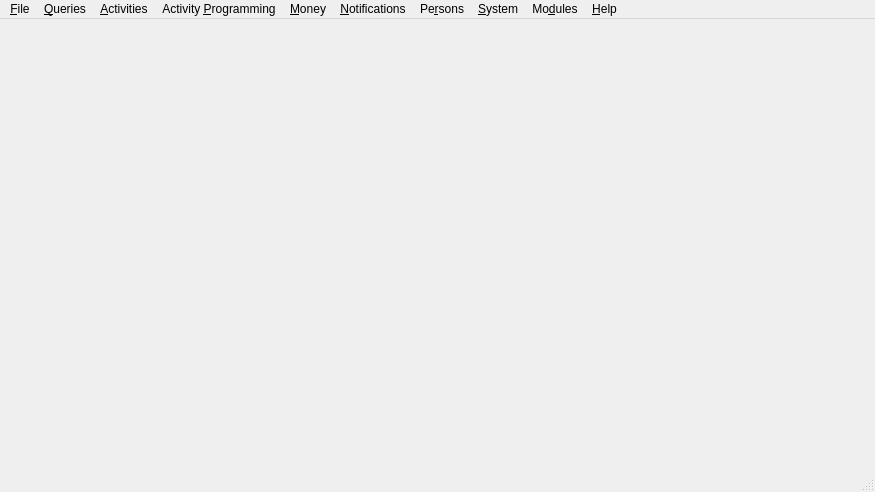
<?xml version="1.0" encoding="UTF-8"?>
<ui version="4.0">
 <class>MainWindow</class>
 <widget class="QMainWindow" name="MainWindow">
  <property name="enabled">
   <bool>true</bool>
  </property>
  <property name="geometry">
   <rect>
    <x>0</x>
    <y>0</y>
    <width>875</width>
    <height>492</height>
   </rect>
  </property>
  <property name="windowTitle">
   <string>Cattle</string>
  </property>
  <widget class="QWidget" name="centralwidget"/>
  <widget class="QMenuBar" name="menubar">
   <property name="geometry">
    <rect>
     <x>0</x>
     <y>0</y>
     <width>875</width>
     <height>22</height>
    </rect>
   </property>
   <widget class="QMenu" name="menuFile">
    <property name="title">
     <string>&amp;File</string>
    </property>
    <addaction name="action_Import"/>
    <addaction name="action_Export"/>
    <addaction name="action_Print"/>
    <addaction name="separator"/>
    <addaction name="action_Quit"/>
   </widget>
   <widget class="QMenu" name="menu_Queries">
    <property name="title">
     <string>&amp;Queries</string>
    </property>
    <addaction name="action_Animal_Count"/>
    <addaction name="action_Status"/>
    <addaction name="action_Localization"/>
    <addaction name="separator"/>
    <addaction name="action_Reports"/>
   </widget>
   <widget class="QMenu" name="menu_Activities">
    <property name="title">
     <string>&amp;Activities</string>
    </property>
    <widget class="QMenu" name="menu_Health">
     <property name="title">
      <string>&amp;Health</string>
     </property>
     <addaction name="action_Application"/>
     <addaction name="action_Procedure"/>
     <addaction name="action_Curing"/>
     <addaction name="action_Vital_Parameters"/>
     <addaction name="action_Semen_Extraction"/>
     <addaction name="separator"/>
     <addaction name="action_Reports_2"/>
    </widget>
    <widget class="QMenu" name="menu_Livestock_Management">
     <property name="title">
      <string>&amp;Livestock Management</string>
     </property>
     <addaction name="action_Inventory"/>
     <addaction name="action_Status_2"/>
     <addaction name="action_Castration"/>
     <addaction name="action_Weaning"/>
     <addaction name="actionMo_vements"/>
     <addaction name="actionMil_king"/>
     <addaction name="separator"/>
     <addaction name="action_Reports_3"/>
    </widget>
    <addaction name="menu_Health"/>
    <addaction name="menu_Livestock_Management"/>
    <addaction name="action_Parameter_Setting"/>
   </widget>
   <widget class="QMenu" name="menuActivity_Programming">
    <property name="title">
     <string>Activity &amp;Programming</string>
    </property>
    <addaction name="action_Health_2"/>
    <addaction name="action_Livestock_Management_2"/>
    <addaction name="separator"/>
    <addaction name="action_Reports_4"/>
   </widget>
   <widget class="QMenu" name="menu_Money">
    <property name="title">
     <string>&amp;Money</string>
    </property>
    <addaction name="action_Purchase"/>
    <addaction name="action_Sale"/>
    <addaction name="action_Exchange"/>
    <addaction name="action_Cession"/>
    <addaction name="separator"/>
    <addaction name="action_Banks"/>
    <addaction name="action_People"/>
    <addaction name="separator"/>
    <addaction name="actionC_lients"/>
    <addaction name="action_Suppliers"/>
    <addaction name="separator"/>
    <addaction name="action_Reports_5"/>
   </widget>
   <widget class="QMenu" name="menu_Notifications">
    <property name="title">
     <string>&amp;Notifications</string>
    </property>
    <addaction name="action_Import_2"/>
   </widget>
   <widget class="QMenu" name="menuPe_rsons">
    <property name="title">
     <string>Pe&amp;rsons</string>
    </property>
    <addaction name="action_Import_3"/>
    <addaction name="separator"/>
    <addaction name="action_Reports_6"/>
   </widget>
   <widget class="QMenu" name="menu_System">
    <property name="title">
     <string>&amp;System</string>
    </property>
    <addaction name="action_Import_4"/>
   </widget>
   <widget class="QMenu" name="menu_Modules">
    <property name="title">
     <string>Mo&amp;dules</string>
    </property>
    <addaction name="action_Bovine"/>
    <addaction name="action_Caprine"/>
    <addaction name="action_Ovine"/>
    <addaction name="action_Porcine"/>
    <addaction name="action_Equine"/>
   </widget>
   <widget class="QMenu" name="menu_Help">
    <property name="title">
     <string>&amp;Help</string>
    </property>
    <addaction name="action_About"/>
    <addaction name="separator"/>
    <addaction name="action_Test_Panel"/>
   </widget>
   <addaction name="menuFile"/>
   <addaction name="menu_Queries"/>
   <addaction name="menu_Activities"/>
   <addaction name="menuActivity_Programming"/>
   <addaction name="menu_Money"/>
   <addaction name="menu_Notifications"/>
   <addaction name="menuPe_rsons"/>
   <addaction name="menu_System"/>
   <addaction name="menu_Modules"/>
   <addaction name="menu_Help"/>
  </widget>
  <widget class="QStatusBar" name="statusbar"/>
  <action name="action_About">
   <property name="text">
    <string>&amp;About...</string>
   </property>
  </action>
  <action name="action_Import">
   <property name="text">
    <string>&amp;Import</string>
   </property>
  </action>
  <action name="action_Export">
   <property name="text">
    <string>&amp;Export...</string>
   </property>
  </action>
  <action name="action_Print">
   <property name="text">
    <string>&amp;Print...</string>
   </property>
  </action>
  <action name="action_Animal_Count">
   <property name="text">
    <string>&amp;Animal Count...</string>
   </property>
  </action>
  <action name="action_Status">
   <property name="text">
    <string>&amp;Status...</string>
   </property>
  </action>
  <action name="action_Localization">
   <property name="text">
    <string>&amp;Localization...</string>
   </property>
  </action>
  <action name="action_Parameter_Setting">
   <property name="text">
    <string>&amp;Parameter Setting...</string>
   </property>
  </action>
  <action name="action_Quit">
   <property name="text">
    <string>&amp;Quit</string>
   </property>
  </action>
  <action name="action_Reports">
   <property name="text">
    <string>&amp;Reports</string>
   </property>
  </action>
  <action name="action_Application">
   <property name="text">
    <string>&amp;Application...</string>
   </property>
  </action>
  <action name="action_Procedure">
   <property name="text">
    <string>&amp;Procedure...</string>
   </property>
  </action>
  <action name="action_Curing">
   <property name="text">
    <string>&amp;Curing...</string>
   </property>
  </action>
  <action name="action_Vital_Parameters">
   <property name="text">
    <string>&amp;Vital Parameters...</string>
   </property>
  </action>
  <action name="action_Semen_Extraction">
   <property name="text">
    <string>&amp;Semen Extraction...</string>
   </property>
  </action>
  <action name="action_Reports_2">
   <property name="text">
    <string>&amp;Reports...</string>
   </property>
  </action>
  <action name="action_Inventory">
   <property name="text">
    <string>&amp;Inventory...</string>
   </property>
  </action>
  <action name="action_Status_2">
   <property name="text">
    <string>&amp;Status...</string>
   </property>
  </action>
  <action name="action_Castration">
   <property name="text">
    <string>&amp;Castration...</string>
   </property>
  </action>
  <action name="action_Weaning">
   <property name="text">
    <string>&amp;Weaning...</string>
   </property>
  </action>
  <action name="actionMo_vements">
   <property name="text">
    <string>&amp;Movements...</string>
   </property>
  </action>
  <action name="actionMil_king">
   <property name="text">
    <string>Mil&amp;king...</string>
   </property>
  </action>
  <action name="action_Reports_3">
   <property name="text">
    <string>&amp;Reports...</string>
   </property>
  </action>
  <action name="action_Health_2">
   <property name="text">
    <string>&amp;Health...</string>
   </property>
  </action>
  <action name="action_Livestock_Management_2">
   <property name="text">
    <string>&amp;Livestock Management...</string>
   </property>
  </action>
  <action name="action_Reports_4">
   <property name="text">
    <string>&amp;Reports...</string>
   </property>
  </action>
  <action name="action_Purchase">
   <property name="text">
    <string>&amp;Purchase...</string>
   </property>
  </action>
  <action name="action_Sale">
   <property name="text">
    <string>&amp;Sale...</string>
   </property>
  </action>
  <action name="action_Exchange">
   <property name="text">
    <string>&amp;Exchange...</string>
   </property>
  </action>
  <action name="action_Cession">
   <property name="text">
    <string>&amp;Cession...</string>
   </property>
  </action>
  <action name="action_Banks">
   <property name="text">
    <string>&amp;Banks...</string>
   </property>
  </action>
  <action name="action_People">
   <property name="text">
    <string>&amp;People...</string>
   </property>
  </action>
  <action name="actionC_lients">
   <property name="text">
    <string>C&amp;lients...</string>
   </property>
  </action>
  <action name="action_Suppliers">
   <property name="text">
    <string>&amp;Suppliers...</string>
   </property>
  </action>
  <action name="action_Reports_5">
   <property name="text">
    <string>&amp;Reports...</string>
   </property>
  </action>
  <action name="action_Import_2">
   <property name="text">
    <string>&amp;Import..</string>
   </property>
  </action>
  <action name="action_Import_3">
   <property name="text">
    <string>&amp;Import...</string>
   </property>
  </action>
  <action name="action_Reports_6">
   <property name="text">
    <string>&amp;Reports...</string>
   </property>
  </action>
  <action name="action_Import_4">
   <property name="text">
    <string>&amp;Import...</string>
   </property>
  </action>
  <action name="action_Bovine">
   <property name="checkable">
    <bool>true</bool>
   </property>
   <property name="checked">
    <bool>true</bool>
   </property>
   <property name="text">
    <string>&amp;Bovine</string>
   </property>
  </action>
  <action name="action_Caprine">
   <property name="checkable">
    <bool>true</bool>
   </property>
   <property name="text">
    <string>&amp;Caprine</string>
   </property>
  </action>
  <action name="action_Ovine">
   <property name="checkable">
    <bool>true</bool>
   </property>
   <property name="text">
    <string>&amp;Ovine</string>
   </property>
  </action>
  <action name="action_Porcine">
   <property name="checkable">
    <bool>true</bool>
   </property>
   <property name="enabled">
    <bool>false</bool>
   </property>
   <property name="text">
    <string>&amp;Porcine</string>
   </property>
  </action>
  <action name="action_Equine">
   <property name="checkable">
    <bool>true</bool>
   </property>
   <property name="enabled">
    <bool>false</bool>
   </property>
   <property name="text">
    <string>&amp;Equine</string>
   </property>
  </action>
  <action name="action_Test_Panel">
   <property name="text">
    <string>&amp;Test Panel...</string>
   </property>
  </action>
  <action name="actionhgdhbgtrsbtr">
   <property name="text">
    <string>hgdhbgtrsbtr</string>
   </property>
  </action>
 </widget>
 <resources/>
 <connections/>
</ui>
